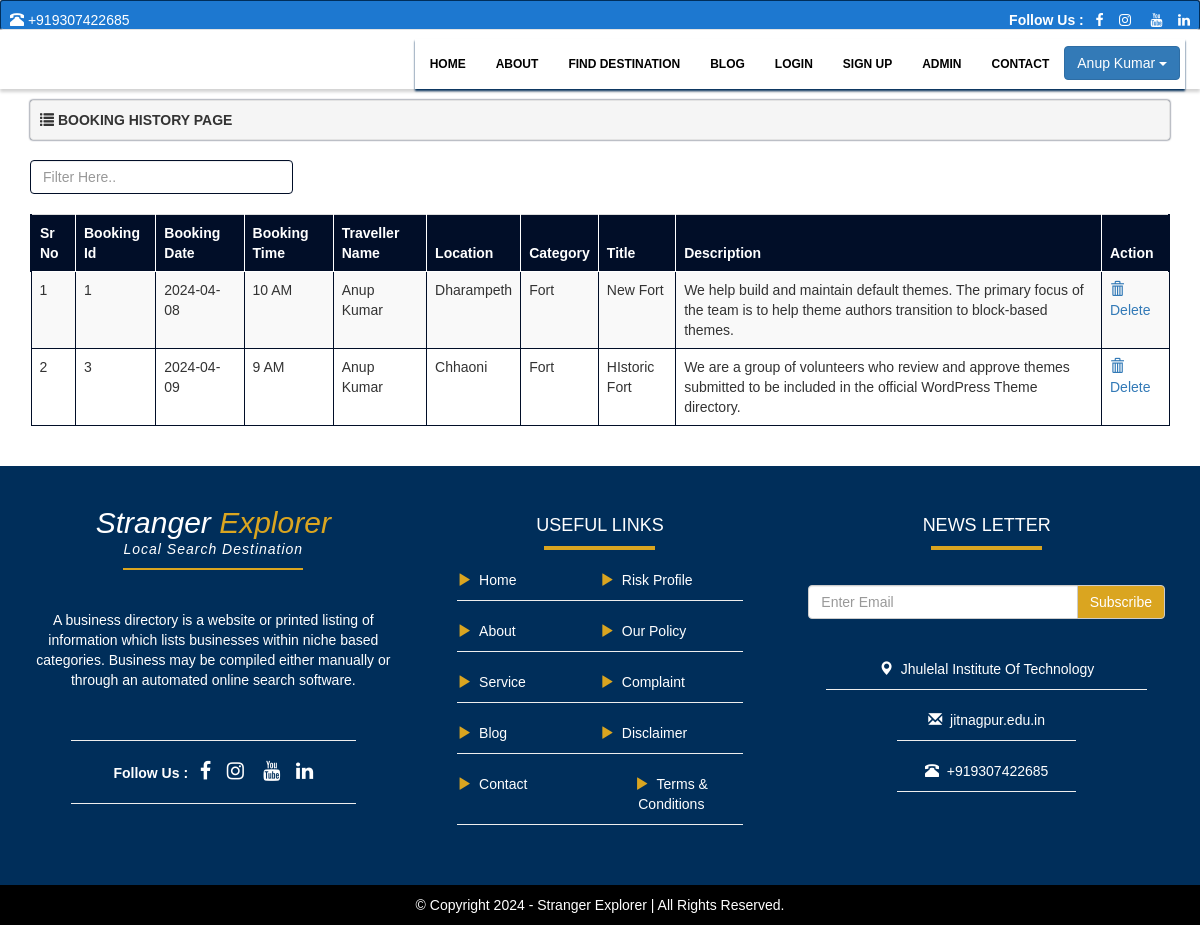
/history.php (signed in), run on the app's committed database.
### tables this page shows
CREATE TABLE IF NOT EXISTS `tbl_book` (
  `bid` int(11) NOT NULL AUTO_INCREMENT,
  `hidid` int(11) NOT NULL,
  `hidname` varchar(50) NOT NULL,
  `hidphoto` varchar(100) NOT NULL,
  `hidarea` varchar(40) NOT NULL,
  `hidsubarea` varchar(40) NOT NULL,
  `hidtitle` varchar(40) NOT NULL,
  `hiddesc` varchar(500) NOT NULL,
  `bdate` varchar(14) NOT NULL,
  `btime` varchar(10) NOT NULL,
  PRIMARY KEY (`bid`)
);

### history.php (the view, shortened to what this page needs)
<?php
include('connect.php');
$id = $_GET['id'];
mysqli_query($con,"DELETE FROM `tbl_book` WHERE `bid` = '".$id."' ");
?>
<!DOCTYPE html>
<html>
<head>
  <link rel="stylesheet" href="https://maxcdn.bootstrapcdn.com/bootstrap/3.3.7/css/bootstrap.min.css">
  <link rel="stylesheet" href="https://cdnjs.cloudflare.com/ajax/libs/font-awesome/4.7.0/css/font-awesome.min.css">
</head>
<body>
	<?php include('header.php'); ?>
	<div class="container">
		<div class="well well-sm">
			<span class="glyphicon glyphicon-list"></span>
			<b>BOOKING HISTORY PAGE</b>
		</div>
              <div class="row">
                     <div class="col-sm-3">
                      <input style="border:1px solid #010E28;" class="form-control" id="myInput" type="text" placeholder="Filter Here..">
                     </div>
                     <div class="col-sm-7">
                     </div>
              </div>
             <br>
               <div class="table-responsive">
                     <table class="table table-hover table-striped table-bordered">
                            <thead>
                                   <tr>
                                          <th>Sr No</th>
                                          <th>Booking Id</th>
                                          <th>Booking Date</th>
                                          <th>Booking Time</th>
                                          <th>Traveller Name</th>
                                          <th>Location</th>
                                          <th>Category</th>
                                          <th>Title</th>
                                          <th>Description</th>
                                          <th>Action</th>
                                   </tr>
                            </thead>
                            <tbody id="myTable">
                                   <?php
                                   $ulist = mysqli_query($con,"SELECT * FROM `tbl_book` WHERE `hidid` = '".$_SESSION['user_id']."' ");
                                   $counter = 1;
                                   while($ulist_data = mysqli_fetch_assoc($ulist)){
                                   ?>
                                   <tr>
                                          <td><?php echo $counter; ?></td>
                                          <td><?php echo $ulist_data['bid'] ?></td>
                                          <td><?php echo $ulist_data['bdate'] ?></td>
                                          <td><?php echo $ulist_data['btime'] ?></td>
                                          <td><?php echo $ulist_data['hidname'] ?></td>
                                          <td><?php echo $ulist_data['hidarea'] ?></td>
                                          <td><?php echo $ulist_data['hidsubarea'] ?></td>
                                          <td><?php echo $ulist_data['hidtitle'] ?></td>
                                          <td><?php echo $ulist_data['hiddesc'] ?></td>
                                          <td>
                                              <a onclick="return confirm('Are you sure?')" href="history?id=<?php echo $ulist_data['bid'] ?>">
                                              <span class="glyphicon glyphicon-trash"></span>
                                              Delete
                                              </a>
                                          </td>
                                   </tr>
                            <?php $counter++;} ?>
                            </tbody>
                     </table>
               </div>
	</div>
  <?php
include('footer.php');
?>
</body>
</html>

### header.php (shortened to what this page needs)
<div class="abcd">
<div style="height:30px;background:#1d78d0;border-left:1px solid #002E5A;border-right:1px solid #002E5A;border-top:1px solid #002E5A;" class="well well-sm">
  <p style="float:left;color:white;"><span class="glyphicon glyphicon-phone-alt"></span> +919307422685</p>
  <p style="float:right;color:white;"><b>Follow Us : &nbsp;</b>
  <span class="fa fa-facebook"></span>&nbsp;&nbsp;&nbsp;&nbsp;<span class="fa fa-instagram"></span>
  &nbsp;&nbsp;&nbsp;&nbsp;<span class="fa fa-youtube"></span>&nbsp;&nbsp;&nbsp;&nbsp;<span class="fa fa-linkedin"></span>
  </p>
</div>
<nav class="navbar navbar-inverse">
  <div class="container-fluid">
    <div class="navbar-header">
      <a style="" class="navbar-brand" href="index">
        <img id="logo" src="images/logo.png">
      </a>
    </div>
    <div class="collapse navbar-collapse" id="myNavbar">
      <ul id="menu_right" class="nav navbar-nav navbar-right">
        <li><a href="index">HOME</a></li>
        <li><a href="about-us">ABOUT</a></li>
        <li><a href="find_destination">FIND DESTINATION</a></li>
        <li><a href="blog">BLOG</a></li>
        <li><a href="login">LOGIN</a></li>
        <li><a href="user_signup">SIGN UP</a></li>
        <li><a href="admin/">ADMIN</a></li>
        <li><a href="contact-us">CONTACT</a></li>
        <?php
        if(!empty($_SESSION['user_id']))
        {
        ?>
        <li>
          <div class="dropdown">
          <button style="margin-top:7px;margin-right:5px;" class="btn btn-primary dropdown-toggle" type="button" data-toggle="dropdown"><?php echo $_SESSION['name'] ?>
          <span class="caret"></span></button>
          </div>
        </li>
        <?php
        }else
        {
          echo "";
        }
        ?>
      </ul>
    </div>
  </div>
</nav>
</div>
<br><br><br><br><br>

### footer.php (shortened to what this page needs)
<br>
<div id="footer">
	<div style="margin:auto;" class="row">
		<br>
		<div align="center" class="col-sm-4">
			<i><h2 style="margin-top:0px;"><span style="color:white;">Stranger</span> <span style="color:goldenrod;">Explorer</span></h2></i>
		   <span style="font-style:italic;margin-top:-100px;letter-spacing:1px;">Local Search Destination</span>
			<hr style="border:1px solid goldenrod;margin-top:9px;width:50%;">
			<br>
			<p>A business directory is a website or printed listing of information which lists businesses within niche
			 based categories. Business may be compiled either manually or through an automated online search
			 software.</p>
    <br>
    <hr style="width:80%;">
				<span class="fff">
		<b>Follow Us : &nbsp;</b>
  <span style="font-size:20px;" class="fa fa-facebook"></span>&nbsp;&nbsp;&nbsp;&nbsp;<span style="font-size:20px;" class="fa fa-instagram"></span>
  &nbsp;&nbsp;&nbsp;&nbsp;<span style="font-size:20px;" class="fa fa-youtube"></span>&nbsp;&nbsp;&nbsp;&nbsp;<span style="font-size:20px;" class="fa fa-linkedin"></span>
  </span>
  <hr style="width:80%;">
  <br>
		</div>
		<div align="center" class="col-sm-4">
			<h4>USEFUL LINKS</h4>
			<hr style="border:2px solid goldenrod;width:30%;margin-top:0px;">
			<div style="width:80%;">
				<div style="float:left;width:50%;">
			<p style="float:left;"><i style="color:goldenrod;" class="glyphicon glyphicon-play"></i>&nbsp;&nbsp;Home</p>
			</div>
			<div style="float:right;width:50%;">
			<p style="float:left;"><i style="color:goldenrod;" class="glyphicon glyphicon-play"></i>&nbsp;&nbsp;Risk Profile</p>
			</div>
			<hr style="margin-top:0px;">
			<div style="float:left;width:50%;">
			<p style="float:left;"><i style="color:goldenrod;" class="glyphicon glyphicon-play"></i>&nbsp;&nbsp;About</p>
			</div>
			<div style="float:right;width:50%;">
			<p style="float:left;"><i style="color:goldenrod;" class="glyphicon glyphicon-play"></i>&nbsp;&nbsp;Our Policy</p>
			</div>
			<hr style="margin-top:0px;">
			<div style="float:left;width:50%;">
			<p style="float:left;"><i style="color:goldenrod;" class="glyphicon glyphicon-play"></i>&nbsp;&nbsp;Service</p>
			</div>
			<div style="float:right;width:50%;">
			<p style="float:left;"><i style="color:goldenrod;" class="glyphicon glyphicon-play"></i>&nbsp;&nbsp;Complaint</p>
			</div>
			<hr style="margin-top:0px;">
			<div style="float:left;width:50%;">
			<p style="float:left;"><i style="color:goldenrod;" class="glyphicon glyphicon-play"></i>&nbsp;&nbsp;Blog</p>
			</div>
			<div style="float:right;width:50%;">
			<p style="float:left;"><i style="color:goldenrod;" class="glyphicon glyphicon-play"></i>&nbsp;&nbsp;Disclaimer</p>
			</div>
			<hr style="margin-top:0px;">
			<div style="float:left;width:50%;">
			<p style="float:left;"><i style="color:goldenrod;" class="glyphicon glyphicon-play"></i>&nbsp;&nbsp;Contact</p>
			</div>
			<div style="float:right;width:50%;">
			<p style="float:left;"><i style="color:goldenrod;" class="glyphicon glyphicon-play"></i>&nbsp;&nbsp;Terms & Conditions</p>
			</div>
			<hr style="margin-top:0px;">
			<br>
		</div>
		</div>
		<div align="center"class="col-sm-4">
			<h4>NEWS LETTER</h4>
			<hr style="border:2px solid goldenrod;width:30%;margin-top:0px;">
<form method="post">
			<div style="margin-top:35px;" class="input-group">
                  <input class="form-control" type="text" placeholder="Enter Email" >
            <div class="input-group-btn">
                <button style="background:goldenrod;color:white;" class="btn btn-default" type="submit">Subscribe</button>
            </div>
            </div>
            </form>
            <br>
                <br>
                <p><i class="glyphicon glyphicon-map-marker"></i>&nbsp;&nbsp;Jhulelal Institute Of Technology</p>
                <hr style="margin-top:0px;width:90%;">
                <p><i class="glyphicon glyphicon-envelope"></i>&nbsp;&nbsp;jitnagpur.edu.in</p>
                <hr style="margin-top:0px;width:50%;">
                <p><i class="glyphicon glyphicon-phone-alt"></i>&nbsp;&nbsp;+919307422685</p>
                <hr style="margin-top:0px;width:50%;">
		</div>
	</div>
	</div>
	<p id="rights">&copy; Copyright <?php echo date('Y');?> - Stranger Explorer | All Rights Reserved.</p>

### history.php (style rules this page uses)
.well-sm, .well { box-shadow:0 0 2px #010E28; }
.table thead tr th { background-color:#010E28; color:white; }
.table thead tr { border-left:2px solid #010E28;border-right:2px solid #010E28; }
.table thead tr th { border:1px solid white; }
.table tbody tr td { border:1px solid #010E28; }

### header.php (style rules this page uses)
body { font-family:Arial; }
.navbar-inverse { background:white;border:none;margin-top:-20px;box-shadow:0 3px 3px lightgray;border-radius:0; }
#menu_right { margin-top:-1px; }
#menu_right li { font-weight:bold;font-size:12px; }
#menu_right li a { color:black; }
.abcd { position:fixed;z-index:50;width:100%; }
#logo { margin-top:-70px;width:160px; padding:10px;margin-left:-180px; }
.navbar-right { box-shadow:0 2px 2px #002E5A ; }

### footer.php (style rules this page uses)
#footer { background:#002E5A;color:white;padding:20px; }
.fff { padding:5px; }
#rights { text-align:center;background:black;padding:10px;color:white;margin-bottom:0px; }

### data on the page
tbl_book: bid "1", bdate "2024-04-08", btime "10 AM", hidname "Anup Kumar", hidarea "Dharampeth", hidsubarea "Fort", hidtitle "New Fort", hiddesc "We help build and maintain default themes. The primary focus of the team is to help theme authors transition to block-based themes."
tbl_book: bid "3", bdate "2024-04-09", btime "9 AM", hidname "Anup Kumar", hidarea "Chhaoni", hidsubarea "Fort", hidtitle "HIstoric Fort", hiddesc "We are a group of volunteers who review and approve themes submitted to be included in the official WordPress Theme directory."

### other printed values
$_SESSION['name'] "Anup Kumar"
